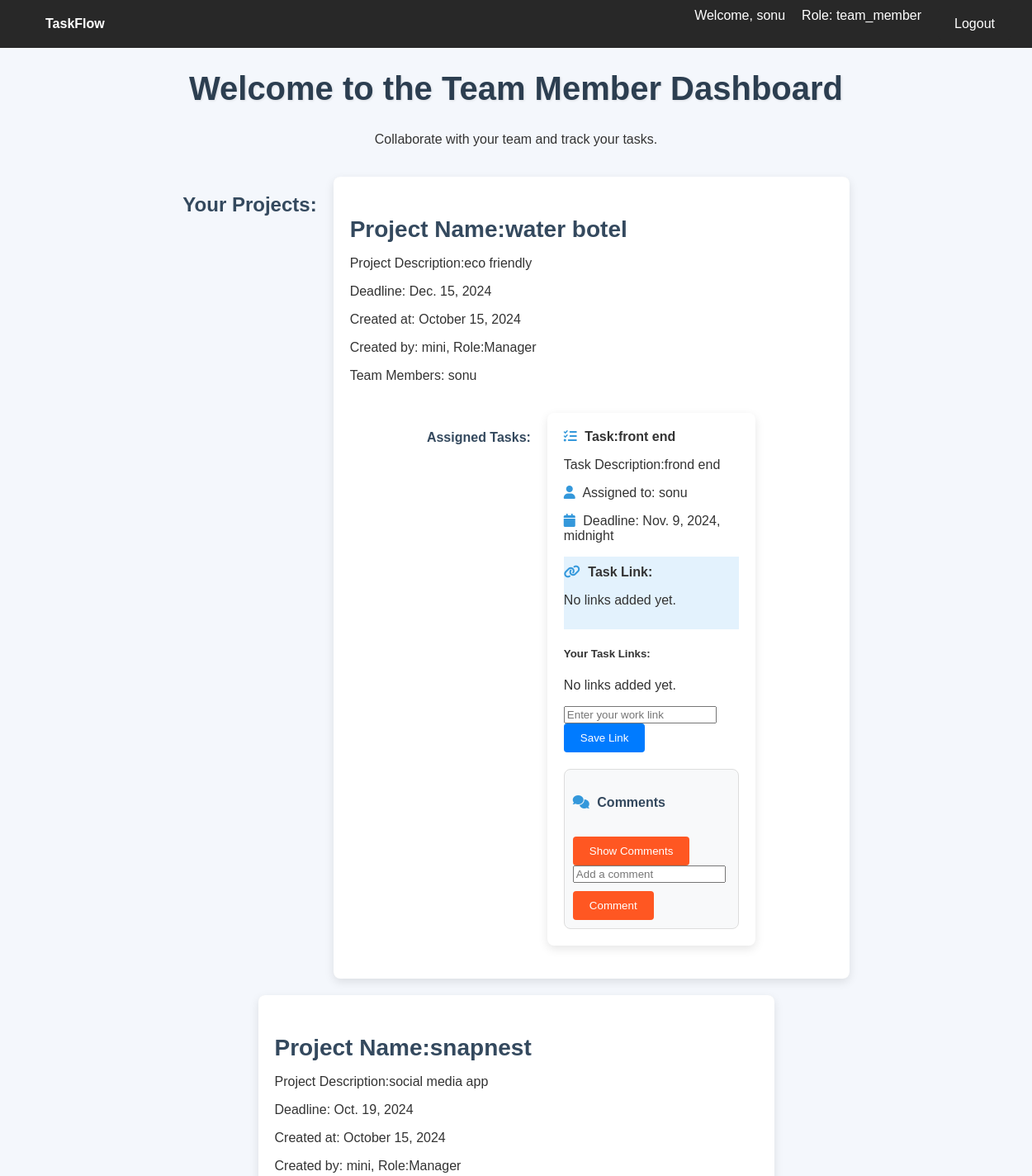
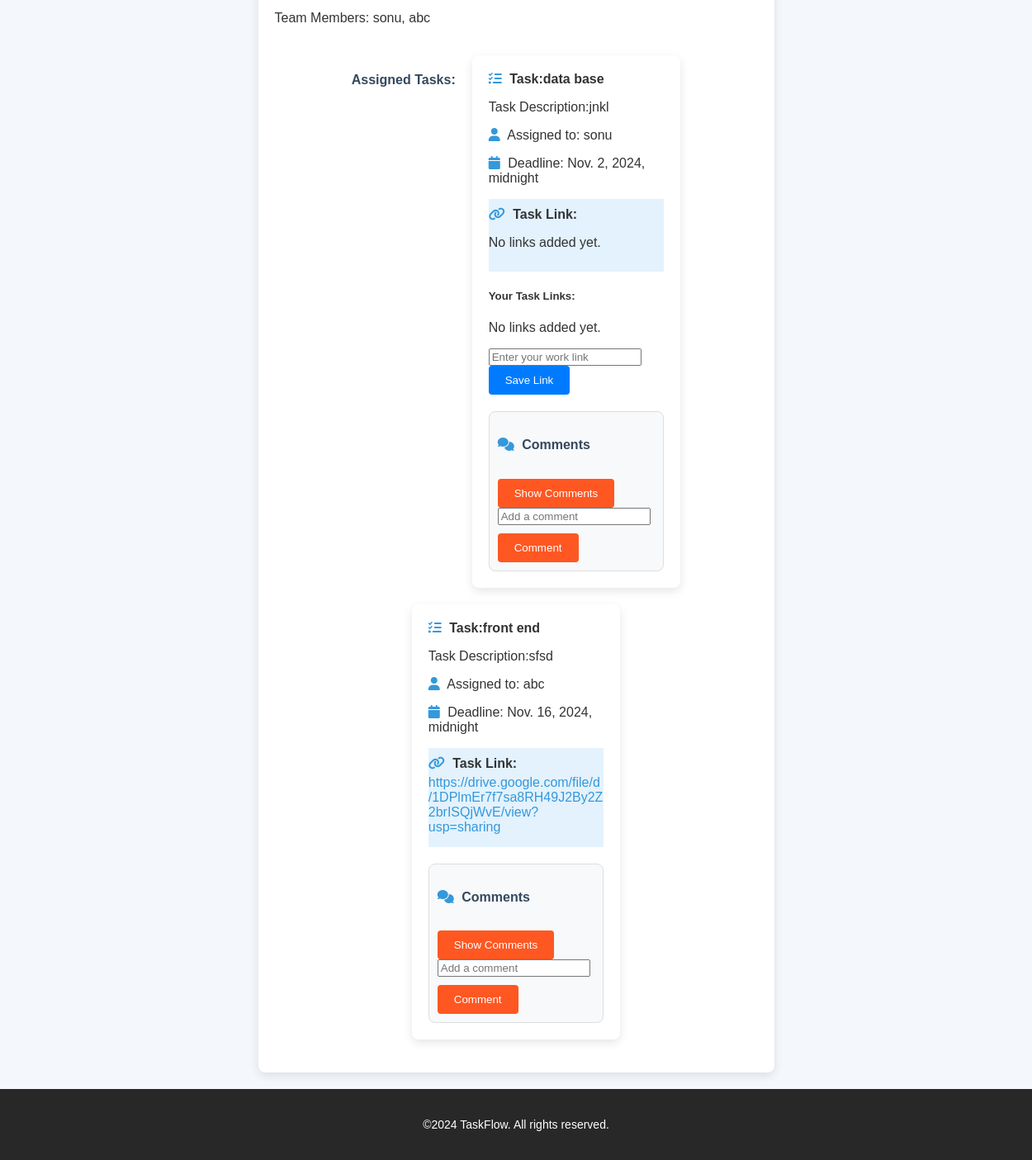
Screenshot of /team-member-home/ (signed in) with the database file from the repository (2 pictures, top to bottom).
### tasks/models.py (models this page shows, shortened)
class UserProfile(models.Model):
    user = models.OneToOneField(User, on_delete=models.CASCADE)
    role = models.CharField(max_length=20, choices=[
        ('manager', 'Manager'),
        ('team_member', 'Team Member')
    ])

class Project(models.Model):
    name = models.CharField(max_length=255)
    description = models.TextField()
    creator = models.ForeignKey(User, on_delete=models.CASCADE, related_name='created_projects')
    team_members = models.ManyToManyField(User, related_name='team_projects')
    deadline = models.DateField()
    created_at = models.DateTimeField(default=timezone.now)

class Task(models.Model):
    title = models.CharField(max_length=255)
    description = models.TextField()
    assigned_to = models.ForeignKey(User, on_delete=models.CASCADE)
    project = models.ForeignKey(Project,related_name='tasks', on_delete=models.CASCADE)
    deadline = models.DateTimeField()

class TaskLink(models.Model):
    task = models.ForeignKey(Task, related_name='links', on_delete=models.CASCADE)
    link = models.URLField()
    created_at = models.DateTimeField(auto_now_add=True)

### tasks/views.py (the view)
# urls.py: path('team-member-home/', views.team_member_home, name='team_member_home'),
@login_required
def team_member_home(request):
    user = request.user
    user_projects = Project.objects.filter(team_members=user)
    user_profile = UserProfile.objects.get(user=request.user)
    context = {
            'user_projects': user_projects,
            'user_profile': user_profile,
        }
    return render(request, 'team_member_home.html',context)

### templates/team_member_home.html (shortened to what this page needs)
<!DOCTYPE html>
<html lang="en">
<head>
    <link rel="stylesheet" href="https://cdnjs.cloudflare.com/ajax/libs/font-awesome/6.0.0-beta3/css/all.min.css">
</head>
<body>
    {% include 'header.html' %}
    <h1>Welcome to the Team Member Dashboard</h1>
    <p>Collaborate with your team and track your tasks.</p>
    <div class="project-list">
        {% if user_projects.exists %}
            <h2>Your Projects:</h2>
            {% for project in user_projects %}
                <div class="project-item">
                    <h3>Project Name:{{ project.name }}</h3>
                    <p>Project Description:{{ project.description }}</p>
                    <p>Deadline: {{ project.deadline }}</p>
                    <p>Created at: {{ project.created_at|date:"F d, Y" }}</p>
                    <p>Created by: {{ project.creator}}, Role:Manager</p>
                    <p>Team Members: {{ project.team_members.all|join:", " }}</p>
                    <div class="task-list">
                        <h4>Assigned Tasks:</h4>
                        {% for task in project.tasks.all %}
                            <div class="task-item">
                                <strong><i class="fa fa-tasks"></i> Task:{{ task.title }}</strong><br>
                                <p>Task Description:{{ task.description }}</p>
                                <p><i class="fa fa-user"></i> Assigned to: {{ task.assigned_to.username }}</p>
                                <p><i class="fa fa-calendar"></i> Deadline: {{ task.deadline }}</p>
                                <div class="link-item">
                                    <strong><i class="fa fa-link"></i> Task Link:</strong>
                                    {% for link in task.links.all %}
                                        <a href="{{ link.link }}" target="_blank">{{ link.link }}</a>
                                    {% empty %}
                                        <p>No links added yet.</p>
                                    {% endfor %}
                                </div>
                                {% if task.assigned_to == user %}
                                    <div class="link-list">
                                        <h5>Your Task Links:</h5>
                                        {% for link in task.links.all %}
                                            <div class="link-item">
                                                <a href="{{ link.link }}" target="_blank">{{ link.link }}</a>
                                                <form method="post" action="{% url 'delete_task_link' link.id %}" style="display:inline;">
                                                    {% csrf_token %}
                                                    <button type="submit">Delete</button>
                                                </form>
                                            </div>
                                        {% empty %}
                                            <p>No links added yet.</p>
                                        {% endfor %}
                                    </div>
                                    <form method="post" action="{% url 'save_task_link' task.id %}">
                                        <input type="url" name="link" id="link" placeholder="Enter your work link" required>
                                        <button type="submit">Save Link</button>
                                    </form>
                                {% endif %}
                                <div class="comments-section">
                                    <h4><i class="fa fa-comments"></i> Comments</h4>
                                    <button class="toggle-comments" onclick="toggleComments(this)">Show Comments</button>
                                    <form action="{% url 'add_comment' task.id %}" method="POST">
                                        <input type="text" name="content" placeholder="Add a comment" required>
                                        <button type="submit" class="button">Comment</button>
                                    </form>
                                </div>
                            </div>
                        {% empty %}
                            <p>No tasks assigned to this project.</p>
                        {% endfor %}
                    </div>
                </div>
            {% endfor %}
        {% else %}
            <p>You are not part of any projects.</p>
        {% endif %}
    </div>
    {% include 'footer.html' %}
</body>
</html>

### templates/header.html (shortened to what this page needs)
<!DOCTYPE html>
<html lang="en">
<head>
</head>
<body>
    <header>
        <nav>
            <ul>
                <li><a href="{% if user_profile.role == 'manager' %}{% url 'manager_home' %}{% else %}{% url 'team_member_home' %}{% endif %}">TaskFlow</a></li>
            </ul>
            <ul>
                <li><span style="color:white;">Welcome, {{ request.user.username }}</span></li>
                <li>Role: {{ user_profile.role }}</li>
                <li>
                    <form action="{% url 'logout' %}" method="POST">
                        <button type="submit">Logout</button>
                    </form>
                </li>
            </ul>
        </nav>
    </header>
</body>
</html>

### templates/footer.html (shortened to what this page needs)
<footer>
    <div class="footer-container">
        <p>&copy;<span id="current-year"></span> TaskFlow. All rights reserved.</p>
    </div>
</footer>

### templates/team_member_home.html (style rules this page uses)
body { background: #f4f7fc; color: #333; font-family: 'Roboto', sans-serif; text-align: center; padding: 20px; }
h1 { font-size: 2.5em; margin-bottom: 30px; color: #2c3e50; text-shadow: 1px 1px 3px rgba(0, 0, 0, 0.1); }
h2, h3, h4 { color: #34495e; }
.project-list, .task-list { display: flex; flex-wrap: wrap; justify-content: center; gap: 20px; padding: 20px; }
.project-item, .task-item { background-color: #fff; border-radius: 8px; padding: 20px; width: calc(50% - 20px); box-shadow: 0 4px 12px rgba(0, 0, 0, 0.1); text-align: left; transition: transform 0.3s; background-clip: padding-box; position: relative; }
.project-item::before, .task-item::before { content: ""; position: absolute; top: 0; left: 0; right: 0; bottom: 0; z-index: -1; background-color: #ecf0f1; border-radius: 8px; padding: 10px; }
h3 { font-size: 1.75em; margin-bottom: 10px; }
button { background-color: #007bff; color: #fff; padding: 10px 20px; border: none; border-radius: 4px; cursor: pointer; transition: background-color 0.3s; }
.task-item .fa { margin-right: 5px; color: #3498db; }
.comments-section { margin-top: 20px; padding: 10px; background-color: #f8f9fa; border-radius: 8px; border: 1px solid #ddd; }
.comments-section button { background-color: #ff5722; margin-top: 10px; }
.link-item { padding: 10px 0; background-color: #e3f2fd; word-wrap: break-word; overflow-wrap: break-word; }
.link-item a { display: block; padding: 5px 0; text-decoration: none; color: #3498db; max-width: 100%; }
.task-item { padding: 20px; box-sizing: border-box; word-wrap: break-word; }

### templates/header.html (style rules this page uses)
body { font-family: Arial, sans-serif; margin: 0; padding: 0; height: 100vh; }
header { background-color: #282828; color: white; padding: 10px 20px; position: relative; width: 100%; top: 0; z-index: 1000; }
nav { max-width: 1200px; margin: 0 auto; display: flex; justify-content: space-between; align-items: center; }
nav ul { display: flex; list-style: none; margin: 0; padding: 0; }
nav ul li { margin-right: 20px; }
nav ul li a { color: white; text-decoration: none; font-weight: bold; padding: 10px; transition: color 0.3s ease; }
nav form button { background-color: #282828; color: white; border: none; padding: 10px 20px; font-size: 16px; cursor: pointer; border-radius: 5px; transition: background-color 0.3s ease; }

### templates/footer.html (style rules this page uses)
footer { background-color: #282828; color: #fff; padding: 20px 0; font-family: Arial, sans-serif; text-align: center; position: relative; width: 100%; bottom: 0; }
.footer-container { max-width: 1200px; margin: 0 auto; padding: 10px; }
footer p { margin: 5px 0; font-size: 14px; }

### rows the page displays
UserProfile: role "team_member"
Project: name "water botel", description "eco friendly", deadline "Dec. 15, 2024", created_at "October 15, 2024", creator "mini", team_members.all "sonu"
Task: title "front end", description "frond end", assigned_to.username "sonu", deadline "Nov. 9, 2024, midnight"
Project: name "snapnest", description "social media app", deadline "Oct. 19, 2024", created_at "October 15, 2024", creator "mini", team_members.all "sonu, abc"
Task: title "data base", description "jnkl", assigned_to.username "sonu", deadline "Nov. 2, 2024, midnight"
Task: title "front end", description "sfsd", assigned_to.username "abc", deadline "Nov. 16, 2024, midnight"
TaskLink: link "https://drive.google.com/file/d/1DPlmEr7f7sa8RH49J2By2Z2brISQjWvE/view?usp=sharing"

### other values shown
{{ request.user.username }} "sonu"
